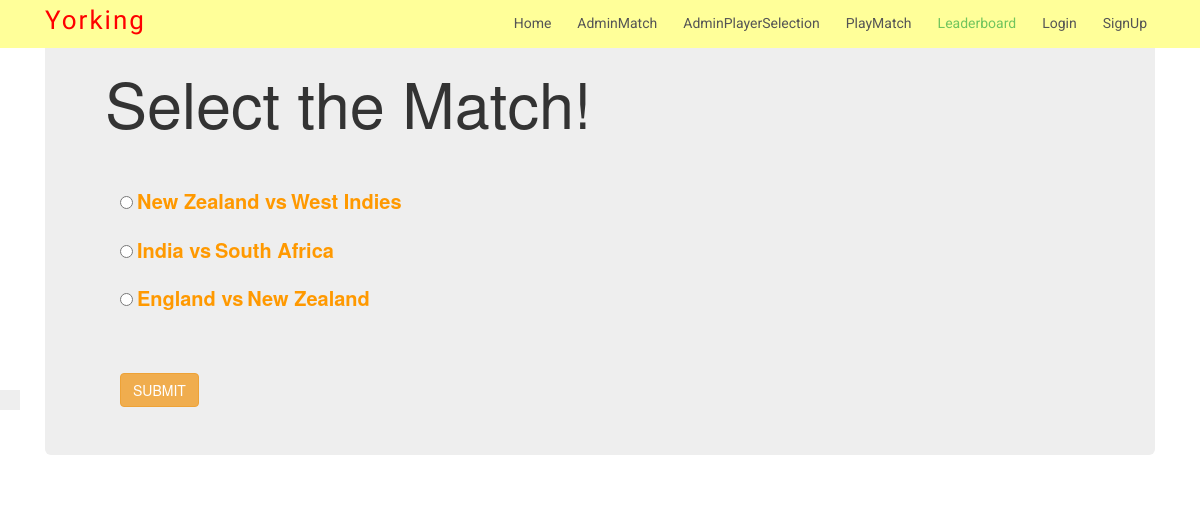
Screenshot of /leaderboard_match/ (signed in) with the database file from the repository.
### Yorking/models.py (models this page shows)
class match_user(models.Model):
    match_id=models.CharField(primary_key=True,default=uuid_hex,max_length=100,editable=False)
    country1=models.CharField(max_length=200)
    country2=models.CharField(max_length=200)
    status=models.CharField(max_length=200,default='Not occured')

### Yorking/views.py (the view)
# urls.py: path('leaderboard_match/',views.leaderboard_match,name='leaderboard_match'),
def leaderboard_match(request):
    userid=request.session.get('user_id',default='login required')
    if userid=='login required':
        return redirect('/user_login')
    user_obj=user.objects.get(user_id__exact=request.session['user_id'])
    user_matches_played=user_team.objects.filter(user_id_id=user_obj).values()
    matches_leaderboard=[]
    for i in user_matches_played:
        matches_leaderboard.append(match_user.objects.filter(match_id=i['match_id_id']).values()[0])
    return render(request,'Yorking/leaderboard_match.html',{'matches_leaderboard':matches_leaderboard})###Send the data hereee

### templates/Yorking/leaderboard_match.html (shortened to what this page needs)
<!DOCTYPE html>
{% extends 'base.html' %}
{% load static %}
{% block content %}
<html lang="en" dir="ltr">
  <head>
    <link rel="stylesheet" href="https://maxcdn.bootstrapcdn.com/bootstrap/3.3.7/css/bootstrap.min.css">
  </head>
  <body>
    <div class="container">
      <div class="jumbotron">
        <h1>Select the Match!</h1>
        <br><br>
        <div class="container">
          <form action="{% url 'Yorking:leaderboard_display' %}" method="POST">
            {% for i in matches_leaderboard %}
            <div class="form-group">
              <input type="radio" name="matchid" value={{i.match_id}}>
              <label for="player" style="color:#ff9900; font-size:20px">{{i.country1}} vs</label>
              <label for="player" style="color:#ff9900; font-size:20px"> {{i.country2}}</label><p></p>
              <span class="checkmark"></span>
            </div>
            {% endfor %}
            <br><br>
            <button type="submit" name='submit' class="btn btn-warning margin-bottom button">Submit</button>
          </form>
        </div>
      </div>
    </div>
  </body>
</html>
{% endblock %}

### static/css/style.css (style rules this page uses)
body { background-color: #fff; color: #333; }
h1, h2, h3, h4, h5, h6 { margin: 0; }
span { letter-spacing: 1px; }
.btn { border: 1px solid #fff; border-radius: 50px; color: #fff; font-size: 11px; font-weight: 600; padding: 15px 40px; text-transform: uppercase; transition: all 0.5s ease-in-out 0s; }
.checkmark { position: absolute; top: 50%; transform: translateY(-50%); left: 0; height: 20px; width: 20px; background-color: #eee; }
.checkmark:after { content: ""; position: absolute; display: none; }

### rows the page displays
match_user: country1 "New Zealand", country2 "West Indies"
match_user: country1 "India", country2 "South Africa"
match_user: country1 "England", country2 "New Zealand"
